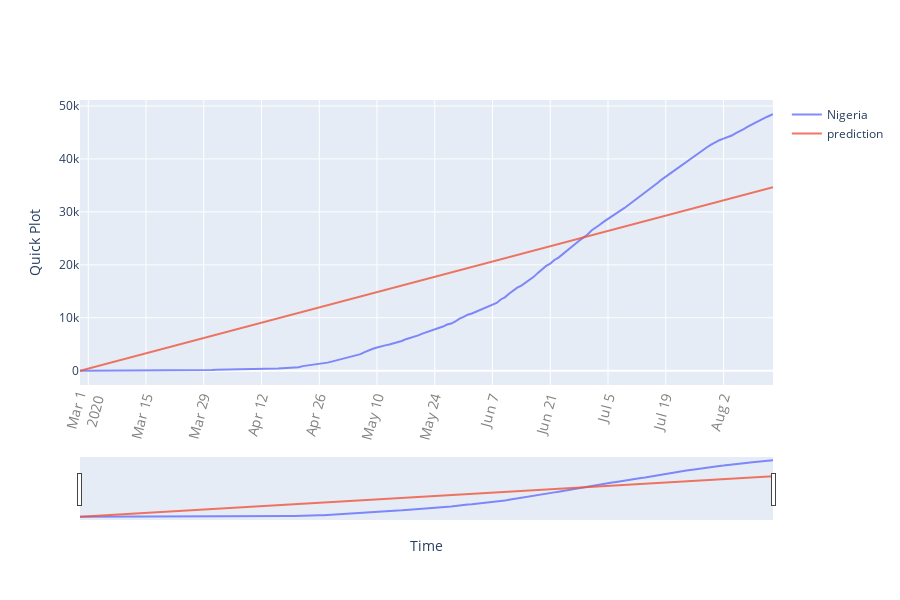

This figure's notebook cell:
### Code cell
# Quick Plot
quick_plot(LR_inspect["date"], LR_inspect.iloc[:,1:], type='linear', xslider=True)

### Figure 1 — Plotly figure (JSON) as saved in the notebook; plotly's stock layout.template omitted (floating-point values rounded to 4 significant figures; data arrays with more than 128 entries replaced by an {"elided": "..."} marker saying what was removed)
{"data": [{"line": {"width": 2}, "marker": {"size": 5}, "mode": "lines", "name": "Nigeria", "opacity": 0.8, "type": "scatter", "x": {"elided": "169 str values"}, "y": {"elided": "169 int values"}}, {"line": {"width": 2}, "marker": {"size": 5}, "mode": "lines", "name": "prediction", "opacity": 0.8, "type": "scatter", "x": {"elided": "169 str values"}, "y": {"elided": "169 float values"}}], "layout": {"height": 600, "width": 900, "xaxis": {"nticks": 20, "rangeslider": {"visible": true}, "tickangle": -75, "tickfont": {"color": "#7f7f7f", "size": 14}, "title": {"text": "Time"}}, "yaxis": {"title": {"text": "Quick Plot"}, "type": "linear"}}}
